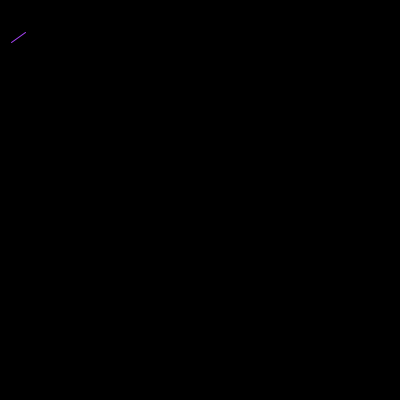
Frame 1 (no input)
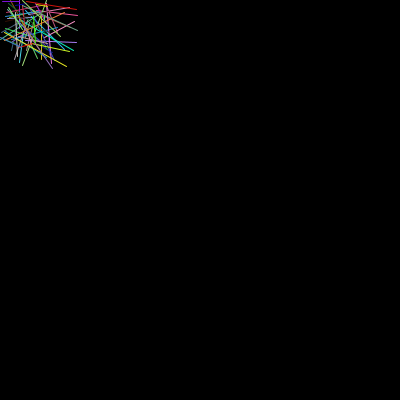
Frame 60 (the mouse pressed at the canvas centre just before this capture)
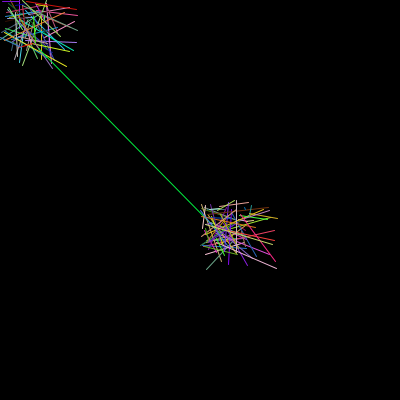
Frame 120 (the mouse held since frame 60 and released just before this capture)

The Processing sketch that drew these frames (run headless with seeded random() and noise(); from frame 60 on, the mouse is pressed at the canvas centre):

// Processing sketch: sketch110684
// ── sketch110684.pde
/* OpenProcessing Tweak of *@*http://www.openprocessing.org/sketch/110684*@* */
/* !do not delete the line above, required for linking your tweak if you upload again */
void setup(){
  // Sets up the background and canvas size
  background(0);
  size(400, 400);
}

void draw(){
  // Sets the stroke colour
  stroke(random(255),random(255),random(255));
  // Draws the pen tip
  line((pmouseX + random(50)), (pmouseY + random(50)), (mouseX + random(80)), (mouseY + random(70)));
}
